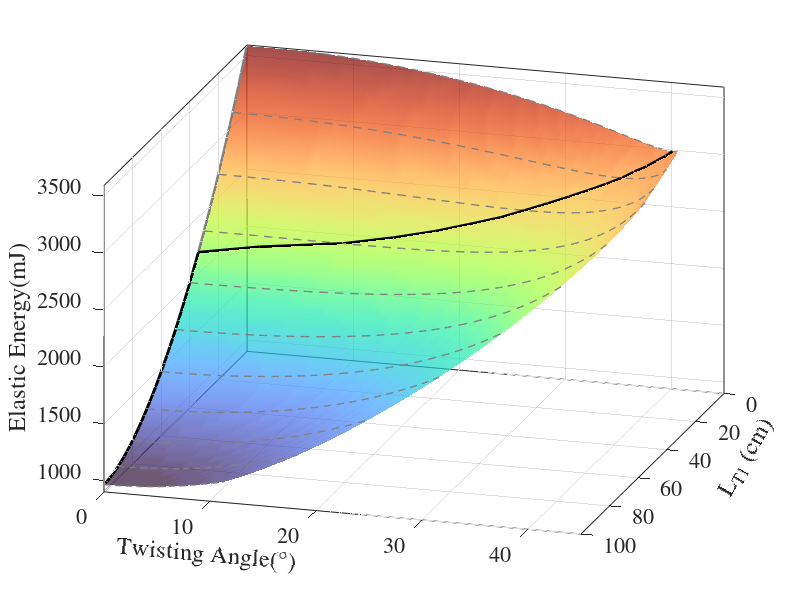

The MATLAB script that drew this image: (Note: this script raises an error after producing the figure.)
% twisting ploting
clc
clear
close all
load('Rod_twist_2.mat')
for ii=1:size(U_M,2)
    for jj=1:size(U_M,1)
        TAngle2_M(jj,ii)=-atan2(Q_sec_MM{ii}(6,1,jj),norm(Q_sec_MM{ii}(4:5,1,jj)))*180/pi;        
    end
    [a,b]=min(U_M(:,ii));
    TAngle2_min(ii)=TAngle2_M(b,ii);
end







figure(4)
% for ii=1:51
%     U_M_2(:,nn)=U_M{ii};
%     TAngle_M_2(:,nn)=TAngle_M{ii};
%     disp_x_M_2(:,nn)=disp_x_M{ii};
% end
hold on
surf(TAngle2_M,100-disp_x_M*2,U_M*1e-4,'FaceAlpha',0.7)
% conversion U_e=E*R^4/L  (20e6*5^4/50)/(2e4*5^4/500)

shading interp
% contour3(TAngle_M,disp_x_M,U_M,15,'LineWidth',1,'LineStyle','--','LineColor',[0.5 0.5 0.5])
plot3(TAngle2_M(:,1:5:51),100-disp_x_M(:,1:5:51)*2,U_M(:,1:5:51)*1e-4,'LineWidth',1,'LineStyle','--','Color',[0.5 0.5 0.5])
colormap turbo
grid on
box on
figure (4)
hold on
plot3(TAngle2_M(1,:),100-disp_x_M(1,:)*2,U_M(1,:)*1e-4,'-','LineWidth',2,'Color',[0.5 0.5 0.5],'MarkerFaceColor','w')
plot3(TAngle2_min,100-disp_x_min*2,U_min*1e-4,'-','LineWidth',2,'Color',[0 0 0],'MarkerFaceColor','w')
grid on
set(gca,'YDir','reverse')
xlim([0 45])
zlim([900 inf])
xlabel('Twisting Angle(°)','Rotation', -5)
ylabel('L_{T1} (cm)','Rotation', 60)

zlabel('Elastic Energy(mJ)')
set(gca,'FontSize',16,'fontname','Times')
view([0.3,-1,0.5])
set(gcf, 'Position', [100 100 378 378].*[1 1 1.4 1.2]);
v = VideoWriter('Inplane_twisting_E_Surf.mp4', 'MPEG-4');
v.FrameRate = 30;  % Set the frame rate (frames per second)
v.Quality = 90;    % Set the video quality (0 to 100)
open(v);
for ii=1:length(TAngle2_min)
    hold on
    L1=plot3(TAngle2_min(ii),100-disp_x_min(ii)*2,U_min(ii)*1e-4,'o','LineWidth',2,'Color',[0 0 0],'MarkerFaceColor','w','MarkerSize',10)
    hold off
    F = getframe(gcf);  % 获取当前绘图窗口的图片
    writeVideo(v, F);
% close(v)
    pause(0.1)
    delete(L1)
end
close(v)
% set(gca, 'Position', [0.2  0.15  0.6  0.6])   %[x y width height]
%%
figure(2)
Color_L=linspecer(3)
Style_L={'--','-.','-'}

hold on
kk=0
for nn=[31 41 51]
    kk=kk+1
Line(kk)=plot3(TAngle2_M(1:5:end,nn),(50-disp_x_M(1:5:end,nn))*2,U_M(1:5:end,nn)*1e-4,'-','LineWidth',1,'Color',Color_L(kk,:))%
Line(kk).LineStyle=Style_L{kk};
plot3(TAngle2_min(nn),disp_x_min(nn),U_min(nn)*1e-4,'o-','LineWidth',2,'Color',Color_L(kk,:),'MarkerFaceColor','w')
end
hold off
view([0 -1 0])
% legend(Line,{'L_{T1}=40','L_{T1}=20','L_{T1}=0'},'Location','best')
xlabel('Twisting Angle(°)')
ylabel('L_{T1}  (cm)','Rotation', 60)
zlabel('Elastic Energy(mJ)')
set(gca,'FontSize',16,'fontname','Times')
set(gcf, 'Position', [100 100 378 378].*[1 1 0.8 0.8]);


%%

v = VideoWriter('Inplane_twisting_Conf.mp4', 'MPEG-4');
v.FrameRate = 30;  % Set the frame rate (frames per second)
v.Quality = 90;    % Set the video quality (0 to 100)
open(v);
for mm=1:51
    figure(3);
    clf
    hold on
    [a b]=min(U_M(:,mm));
    Q_sec=Q_sec_MM{mm}(:,:,b);

    L_e=50*pi/2/(size(Q_sec,2)-1);
    Duplication_M=[1,1,1; -1,1,-1; -1,-1,1; 1,-1,-1];
    L_co=3;%the length of the coordinates

    for ii=1:size(Q_sec,2)-1
        q_node=Curve_interp(Q_sec(:,ii),Q_sec(:,ii+1),L_e,5);
        Rod_ploting3(q_node,Duplication_M,L_co,2)
    end
    plot3(Q_sec(1,1)*[1,-1],Q_sec(2,1)*[1,-1],Q_sec(3,1)*[1,-1],'-','color','r','linewidth',2)
    plot3(Q_sec(1,end)*[1,-1],Q_sec(2,end)*[1,-1],Q_sec(3,end)*[1,-1],'-','color','g','linewidth',2)
    % scatter3(Q_sec(1,1),Q_sec(2,1),Q_sec(3,1),'r')
    % scatter3(Q_sec(1,n_2q),Q_sec(2,n_2q),Q_sec(3,n_2q),'g')
    box on
    grid on
    xlabel('X (cm)')
    ylabel('Y (cm)')
    zlabel('Z (cm)')
    l = light;
    l.Color = [1 1 1];
    l.Position = [1 0 1];
    axis equal
    axis([-55 55 -80 80 -25 25])
    % axis off
    % set(gca,'Zdir','reverse')
    view([1 1 0.5])
    title(['D_1=',num2str(2*Q_sec(1,1),'%.0f'),', D_2=',num2str(2*Q_sec(2,end),'%.0f')])
    hold off
    set(gcf, 'Position', [305 50 400 360]);
    set(gca,'FontSize',16,'fontname','Times')
    set(gcf, 'Position', [100 100 378 378].*[1 1 1.44 1.2]);
      F = getframe(gcf);  % 获取当前绘图窗口的图片
    writeVideo(v, F);
    pause(0.1)
end
close(v)



































